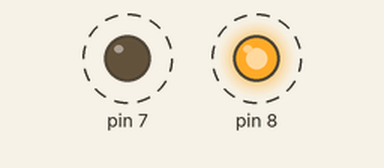
Simulated run of this sketch. Board: Arduino Uno, built with avr-gcc and run on an emulated ATmega328P. Parts: output pins drawn as LEDs (lit = HIGH). Dashed ring = blinking.

Above: at 0.2 s.
Timing chart, 0 to 4.6 s (numbered marks = the images above):
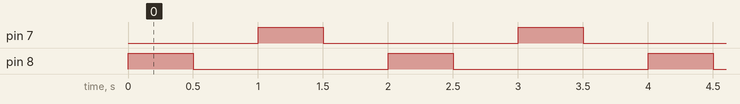

The sketch:

lesson_1.ino
```cpp
void setup()
{
  pinMode (8, OUTPUT);
  pinMode (7, OUTPUT);
}

void loop()
{
  digitalWrite (8, HIGH);
  delay (500);
  digitalWrite (8,LOW);
  delay (500);
  digitalWrite (7, HIGH);
  delay (500);
  digitalWrite (7,LOW);
  delay(500);
}
```

Measured:
- by itself, pin 7, pin 8: alternates HIGH for 0.50 s and LOW for 1.5 s
- by itself, everything shown: repeats every 2.0 s, in 4 steps
